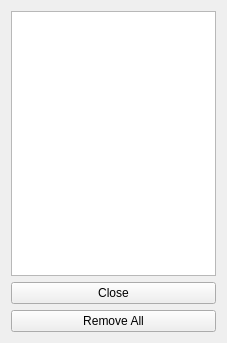
<?xml version="1.0" encoding="UTF-8"?>
<ui version="4.0">
 <class>Archive</class>
 <widget class="QWidget" name="Archive">
  <property name="geometry">
   <rect>
    <x>0</x>
    <y>0</y>
    <width>227</width>
    <height>343</height>
   </rect>
  </property>
  <property name="windowTitle">
   <string>Form</string>
  </property>
  <layout class="QVBoxLayout" name="verticalLayout">
   <item>
    <widget class="ListView" name="treeView">
     <property name="acceptDrops">
      <bool>true</bool>
     </property>
     <property name="dragDropMode">
      <enum>QAbstractItemView::DragDrop</enum>
     </property>
     <property name="defaultDropAction">
      <enum>Qt::MoveAction</enum>
     </property>
     <property name="headerHidden">
      <bool>true</bool>
     </property>
    </widget>
   </item>
   <item>
    <widget class="QPushButton" name="close">
     <property name="text">
      <string>Close</string>
     </property>
    </widget>
   </item>
   <item>
    <widget class="QPushButton" name="removeAll">
     <property name="text">
      <string>Remove All</string>
     </property>
    </widget>
   </item>
  </layout>
 </widget>
 <customwidgets>
  <customwidget>
   <class>ListView</class>
   <extends>QTreeView</extends>
   <header>listview.h</header>
  </customwidget>
 </customwidgets>
 <resources/>
 <connections/>
</ui>
